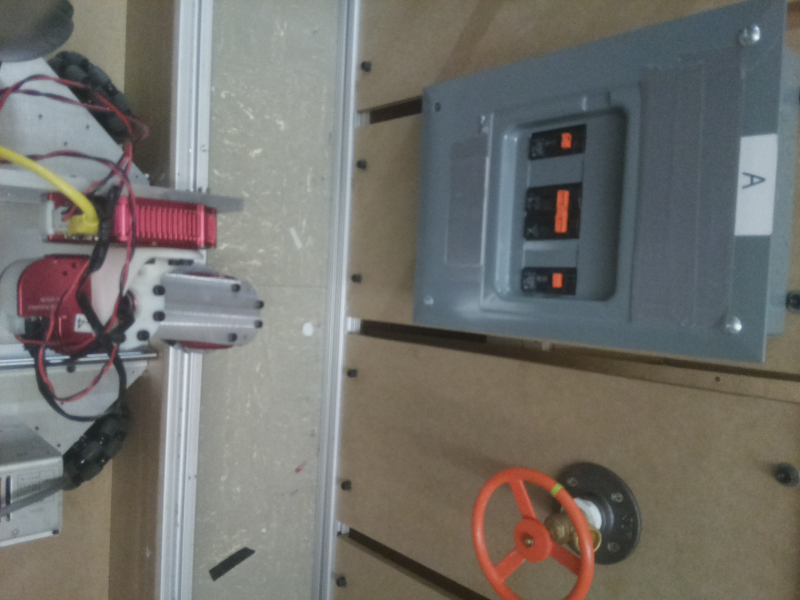
#> input picture imgs/BA_1_2_3.jpg, 1600 x 1200 px (shown at 1/2 size)
$ python -i DeviceRecognition.py   (imports and definitions only)   (Python 2 division)   (older library calls are emulated)
#> lines starting #> are read from the running program, lines starting #| are printed output that depends on the picture; after the words box and inside, x2 and y2 are one past the last pixel; in counts of white or black regions, pixels touching at a corner belong together; long printed decimals are rounded
from __future__ import division
import cv2
import numpy as np

ORIENT_UP = "H"
ORIENT_SIDE = "V"

VALVE_CLOSED = 0
VALVE_OPEN = 1

DISTANCE_SCALE = -0.4375
ROBOTAXIS = 600

# Detects a shuttlecock device (front-facing only!)

class Shuttlecock:
    # HSV Color Range (Valve)
    blue_low = [100, 100, 100]
    blue_high = [135, 255, 255]

    # HSV Pipe Ranges
    white_low = [95, 0, 120]
    white_high = [110, 50, 240]

    # Valve Size Range
    area_min = 1000
    area_max = 10000

    orient = ORIENT_SIDE

    # Initialize numpy color arrays
    # [5 lines left out: function __init__, not called in this run]

    def checkArea(self, area):
        return (area <= self.area_max and area >= self.area_min)

    # [108 lines left out: functions calculateAngle, getPipeAngle, processImage, not called in this run]

class BreakerBox:
    # HSB Color Range (Valve)
    hsb_low = [0, 80, 140]
    hsb_high = [40, 255, 255]

    orient = ORIENT_SIDE
    theta = 0

    area_min = 800
    area_max = 2000
    ratio_max = 1

    def __init__(self):
        self.np_low = np.array(self.hsb_low, dtype="uint8")
        self.np_high = np.array(self.hsb_high, dtype="uint8")

    # [48 lines left out: functions inRange, processImage, not called in this run]


class ValveSmall:
    # HSV Color Range (Marker)
    mark_low = [30, 40, 120]
    mark_high = [70, 255, 255]

    # HSV Color Range (Valve)
    blue_low = [100, 100, 90]
    blue_high = [135, 255, 255]

    area_min = 2000
    area_max = 10000
#    orient = ORIENT_SIDE

    rf_min = 0.75
    rf_max = 1.3

    rp_min = .1
    rp_max = .75

    # [102 lines left out: functions __init__, inRange, findMarker, calculateAngle, processImage, not called in this run]
# Detects a large valve (orange!)


class ValveLarge:
    device_id = 2

    # Target extracted HSB value
    hsb_target = [9, 194, 255]

    # HSB Color Range (Valve)
    hsb_low = [0, 80, 140]
    hsb_high = [80, 255, 255]

    # HSV Color Range (Marker)
    mark_low = [30, 40, 120]
    mark_high = [80, 180, 255]

    area_min = 4000

    rf_min = 0.5
    rf_max = 1.5

    rp_min = 1.5
    rp_max = 3.0

    def __init__(self):
        self.thresh_low = np.array(self.hsb_low, dtype="uint8")
        self.thresh_high = np.array(self.hsb_high, dtype="uint8")

        self.mark_low = np.array(self.mark_low, dtype="uint8")
        self.mark_high = np.array(self.mark_high, dtype="uint8")

    def inRange(self, area, ratio):
        if (area < self.area_min):
            #print (" * Bad Area: " + str(area))
            return (False, None)
        if ratio > 1.5:
            if (ratio > self.rp_max or ratio < self.rp_min):
                #print (" * Bad Ratio: " + str(ratio))
                return (False, None)
            else:
                return (True, ORIENT_SIDE)
        else:
            if (ratio > self.rf_max or ratio < self.rf_min):
                #print (" * Bad Ratio: " + str(ratio))
                return (False, None)
            else:
                return (True, ORIENT_SIDE)

    # [12 lines left out: function inBounds, not called in this run]

    def findMarker(self, image, hsv_image, bounds):
        maskroi = np.zeros((1200, 1600), np.uint8)
        myROI = [(800, 200), (800, 1100), (1600, 1100), (1600, 200)]
        cv2.fillPoly(maskroi, [np.array(myROI)], 255)
        hsv_image = cv2.bitwise_and(hsv_image, hsv_image, mask=maskroi)

        mask = cv2.inRange(hsv_image, self.mark_low, self.mark_high)
        output = cv2.bitwise_and(hsv_image, hsv_image, mask=mask)
        output_gray = cv2.cvtColor(output, cv2.COLOR_BGR2GRAY)
        ret, thresh = cv2.threshold(output_gray, 15, 255, cv2.THRESH_BINARY)

        # find the contours within bounds
        img, contours, hierarchy = cv2.findContours(
            thresh, cv2.RETR_EXTERNAL, cv2.CHAIN_APPROX_SIMPLE)

        for cnt in contours:
            area = cv2.contourArea(cnt)
            if (area > 100):
		print(area)
                rect = cv2.minAreaRect(cnt)
                box = cv2.boxPoints(rect)
                box = np.int0(box)
                cv2.drawContours(image, [box], 0, (0, 255, 0), 3)
                center, dim, angle = rect
                return center
        return False

    def calculateAngle(self, center, point):
        x = point[0] - center[0]
        y = center[1] - point[1]
        rad = np.arctan2(y, x)
        deg = np.degrees(rad)
        deg = deg * -1
        if deg < 0:
            deg = deg + 360
        return deg

    def processImage(self, path):
        # Load image from path as HSV
#> called with path = 'imgs/BA_1_2_3.jpg'
        image = cv2.imread(path)
#> image is the input picture: shape (1200, 1600, 3); mean B, G, R 108, 112.8, 114
        height, width, channels = image.shape
#> height = 1200; width = 1600; channels = 3
        img_center = (width / 2, height / 2)
#> img_center = (800, 600)
        hsv_image = cv2.cvtColor(image, cv2.COLOR_BGR2HSV)
#> hsv_image: shape (1200, 1600, 3); mean H, S, V 63, 47.5, 121.8

        # [6 lines of commented-out code are left out]
        mask = cv2.inRange(hsv_image, self.thresh_low, self.thresh_high)
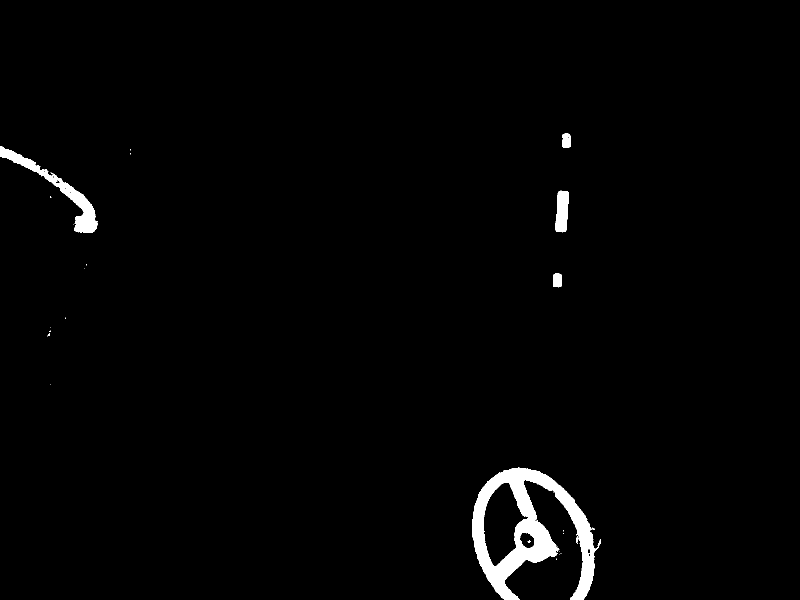
#> mask: shape (1200, 1600) (shown at 1/2 size); 1.7% white; 27 white regions (21 under 20 px), largest, box (x1, y1, x2, y2) and area: (944, 935, 1202, 1200) 23946, (0, 292, 196, 466) 5334, (1111, 381, 1138, 465) 1794, (1106, 547, 1124, 575) 451, (1124, 267, 1142, 295) 439, (1152, 1072, 1157, 1088) 40
        output = cv2.bitwise_and(hsv_image, hsv_image, mask=mask)
#> output: shape (1200, 1600, 3); mean H, S, V 0.2, 2.6, 2.9
        output_gray = cv2.cvtColor(output, cv2.COLOR_BGR2GRAY)
        ret, thresh = cv2.threshold(output_gray, 15, 255, cv2.THRESH_BINARY)

        # close any holes
        kernel = np.ones((5, 5), np.uint8)
        closed_thresh = cv2.morphologyEx(thresh, cv2.MORPH_CLOSE, kernel)
#> closed_thresh: shape (1200, 1600); 1.7% white; 17 white regions (11 under 20 px)

        # find the contours
        img, contours, hierarchy = cv2.findContours(
            closed_thresh, cv2.RETR_EXTERNAL, cv2.CHAIN_APPROX_SIMPLE)
#> contours = 16 contours, 11 with area under 20; largest, box (x1, y1, x2, y2) and area: (944, 935, 1202, 1200) 32910, (0, 292, 196, 466) 5214, (1111, 381, 1138, 465) 1702, (1124, 267, 1142, 295) 416, (1106, 547, 1124, 575) 412

        for cnt in contours:
            rect = cv2.minAreaRect(cnt)
            center, dim, angle = rect
            if (dim[0] > 0 and dim[1] > 0):
                box = cv2.boxPoints(rect)
                box = np.int0(box)
                area = dim[0] * dim[1]
                ratio = dim[1] / dim[0]
                ret, orient = self.inRange(area, ratio)
                if (ret):
                    x_offset = ROBOTAXIS - center[1]
                    x_offset = x_offset * DISTANCE_SCALE
                    cv2.drawContours(image, [box], 0, (0, 0, 255), 3)
                    mark_center = self.findMarker(image, hsv_image, rect)
                    if not mark_center:
                        print("Did not find marker")
                        return False
                    else:
                        theta = self.calculateAngle(center, mark_center)

                    print("Detected large valve!")
                    print(" - Horizontal offset: " + str(x_offset))
                    print(" - Angle: " + str(theta))
                    #cv2.imshow("image", image)
                    # cv2.waitKey(0)
                    # cv2.destroyAllWindows()
                    return (int(x_offset), int(theta), orient)
#> this loop made 3 passes
#> (rect, box, area, ratio, orient, x_offset, myROI in findMarker) on pass 3: (((1072.5, 1067), (264, 257), -90), [[1201, 1199], [944, 1199], [944, 935], [1201, 935]], 67848, 0.973, 'V', 204.3, [(800, 200), (800, 1100), (1600, 1100), (1600, 200)])
#| 161.0
#| Detected large valve!
#|  - Horizontal offset: 204.3125
#|  - Angle: 293.814
#> pass 3, in findMarker, `hsv_image = cv2.bitwise_and(hsv_image, hsv_image, mask=maskroi)`:
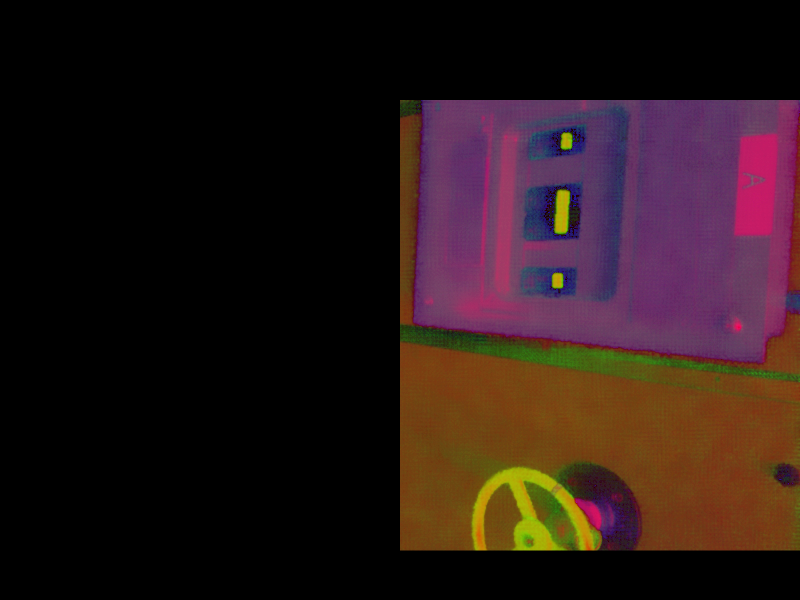
#> hsv_image: shape (1200, 1600, 3) (shown at 1/2 size); mean of channels 0, 1, 2 22.8, 23, 40.3; drawn as B, G, R
#> pass 3, in findMarker, `mask = cv2.inRange(hsv_image, self.mark_low, self.mark_high)`:
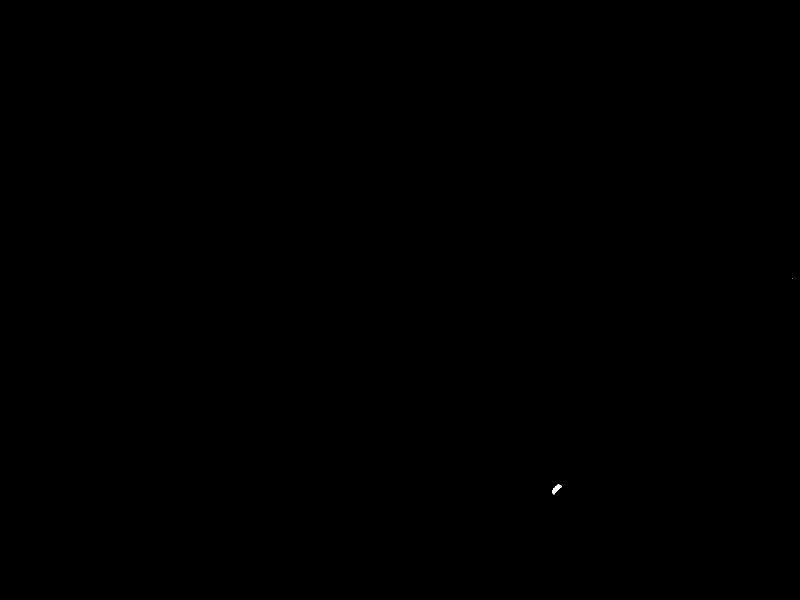
#> mask: shape (1200, 1600) (shown at 1/2 size); 0.01% white; 2 white regions (1 under 20 px), largest, box (x1, y1, x2, y2) and area: (1104, 968, 1124, 989) 186
#> after the loop:
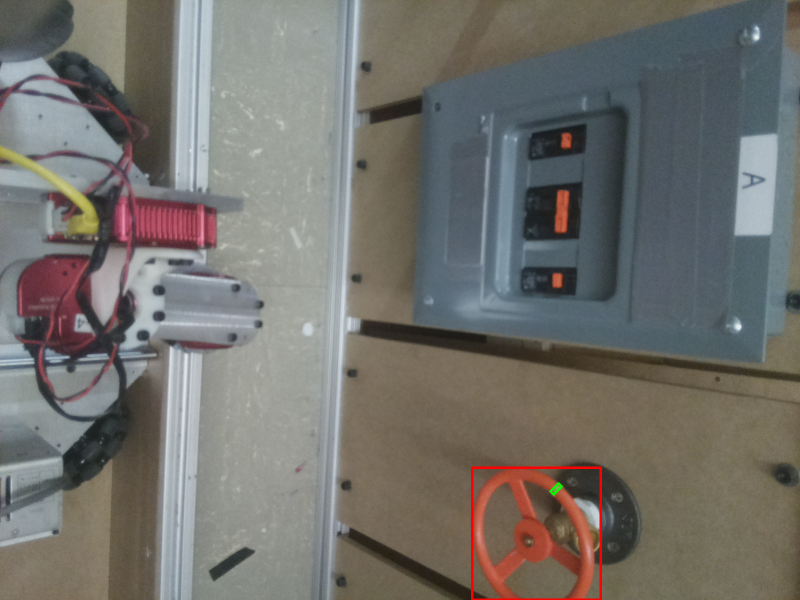
#> image: shape (1200, 1600, 3) (shown at 1/2 size); 0.26% of pixels changed, all inside (x1, y1, x2, y2) = (942, 933, 1204, 1200)

        #cv2.imshow("image", image)
        # cv2.waitKey(0)
        # cv2.destroyAllWindows()
        return False

>>> result = ValveLarge().processImage('imgs/BA_1_2_3.jpg')
#> result = (204, 293, 'V')

$ run again, on imgs/V1_side_150.jpg
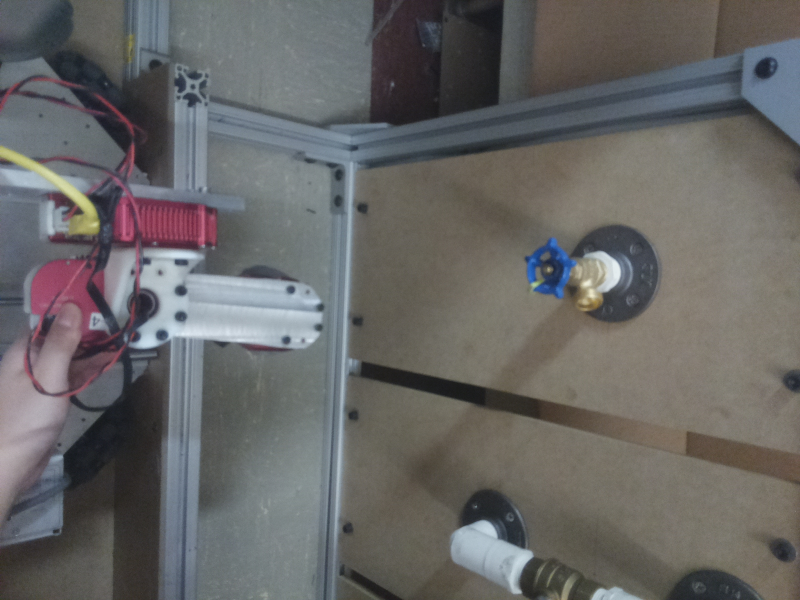
#> input picture imgs/V1_side_150.jpg, 1600 x 1200 px (shown at 1/2 size)
#> in processImage, image is the input picture: shape (1200, 1600, 3); mean B, G, R 101.4, 102.3, 103.2
#> hsv_image: shape (1200, 1600, 3); mean H, S, V 66.7, 36.3, 109.8
#> mask: shape (1200, 1600); 0.22% white; 21 white regions (14 under 20 px), largest, box (x1, y1, x2, y2) and area: (142, 387, 198, 467) 2482, (0, 293, 62, 337) 1068, (1156, 579, 1205, 612) 460
#> output: shape (1200, 1600, 3); mean H, S, V 0.1, 0.2, 0.4
#> closed_thresh: shape (1200, 1600); 0.24% white; 11 white regions (6 under 20 px)
#> in processImage, `img, contours, hierarchy = cv2.findContours( closed_thresh, cv2.RETR_E..`: contours = 11 contours, 7 with area under 20; largest, box (x1, y1, x2, y2) and area: (140, 387, 198, 467) 2628, (0, 293, 79, 337) 1222, (1156, 579, 1205, 612) 413, (1160, 616, 1178, 622) 54
#> the loop in processImage, `for cnt in contours:` made 7 passes
#> (center, dim, angle, box, area, ratio, orient) on pass 7: ((171.6, 428.5), (80.14, 55.63), -82.61, [[194, 471], [138, 464], [149, 385], [204, 392]], 4458.2, 0.694, 'V')
#> (printed output is left out)
#> after the loop in processImage, `for cnt in contours:`:
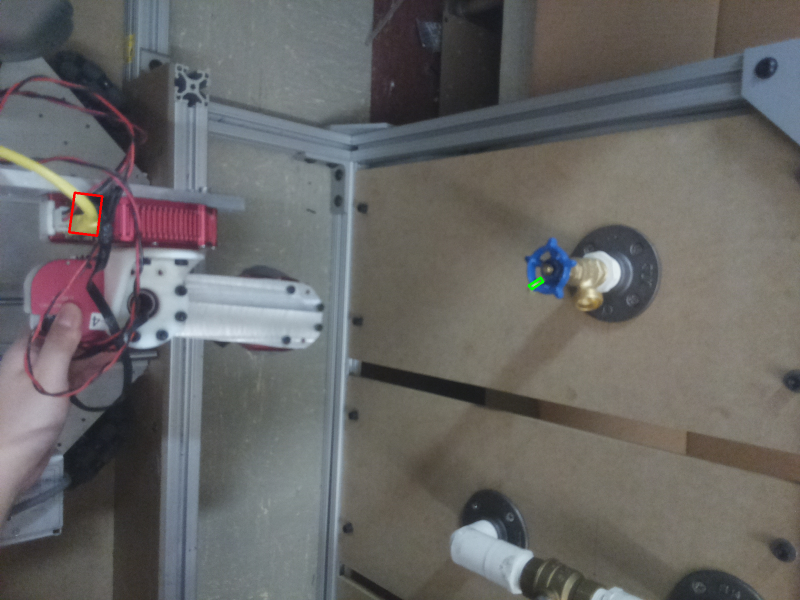
#> image: shape (1200, 1600, 3) (shown at 1/2 size); 0.09% of pixels changed, all inside (x1, y1, x2, y2) = (136, 383, 1089, 581)
#> result = (-75, 8, 'V')
